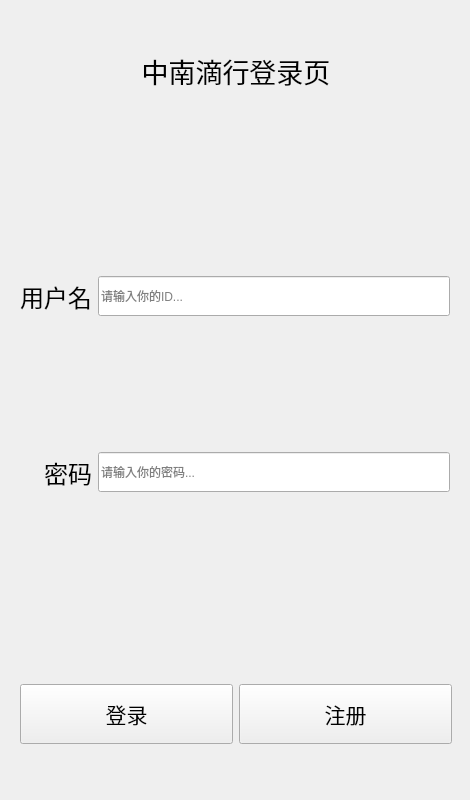
<?xml version="1.0" encoding="UTF-8"?>
<ui version="4.0">
 <class>LoginView</class>
 <widget class="QWidget" name="LoginView">
  <property name="geometry">
   <rect>
    <x>0</x>
    <y>0</y>
    <width>470</width>
    <height>800</height>
   </rect>
  </property>
  <property name="minimumSize">
   <size>
    <width>470</width>
    <height>800</height>
   </size>
  </property>
  <property name="maximumSize">
   <size>
    <width>470</width>
    <height>800</height>
   </size>
  </property>
  <property name="windowTitle">
   <string>登录</string>
  </property>
  <property name="windowIcon">
   <iconset>
    <normaloff>:/assets/1234.jpg</normaloff>:/assets/1234.jpg</iconset>
  </property>
  <property name="toolTip">
   <string>这是登录窗口</string>
  </property>
  <layout class="QGridLayout" name="gridLayout_2">
   <item row="0" column="0">
    <widget class="QLabel" name="label">
     <property name="minimumSize">
      <size>
       <width>450</width>
       <height>120</height>
      </size>
     </property>
     <property name="maximumSize">
      <size>
       <width>450</width>
       <height>120</height>
      </size>
     </property>
     <property name="font">
      <font>
       <family>Arial</family>
       <pointsize>20</pointsize>
      </font>
     </property>
     <property name="text">
      <string>中南滴行登录页</string>
     </property>
     <property name="alignment">
      <set>Qt::AlignCenter</set>
     </property>
    </widget>
   </item>
   <item row="1" column="0">
    <widget class="QWidget" name="widget_2" native="true">
     <property name="enabled">
      <bool>true</bool>
     </property>
     <layout class="QGridLayout" name="gridLayout_3">
      <item row="2" column="0">
       <widget class="QLabel" name="label_3">
        <property name="font">
         <font>
          <family>Arial</family>
          <pointsize>18</pointsize>
         </font>
        </property>
        <property name="text">
         <string>密码</string>
        </property>
        <property name="alignment">
         <set>Qt::AlignRight|Qt::AlignTrailing|Qt::AlignVCenter</set>
        </property>
       </widget>
      </item>
      <item row="0" column="0">
       <widget class="QLabel" name="label_2">
        <property name="font">
         <font>
          <family>Arial</family>
          <pointsize>18</pointsize>
         </font>
        </property>
        <property name="text">
         <string>用户名</string>
        </property>
       </widget>
      </item>
      <item row="0" column="2">
       <widget class="QLineEdit" name="le_username">
        <property name="minimumSize">
         <size>
          <width>0</width>
          <height>40</height>
         </size>
        </property>
        <property name="placeholderText">
         <string>请输入你的ID...</string>
        </property>
       </widget>
      </item>
      <item row="2" column="2">
       <widget class="QLineEdit" name="le_password">
        <property name="minimumSize">
         <size>
          <width>0</width>
          <height>40</height>
         </size>
        </property>
        <property name="echoMode">
         <enum>QLineEdit::Password</enum>
        </property>
        <property name="placeholderText">
         <string>请输入你的密码...</string>
        </property>
       </widget>
      </item>
     </layout>
    </widget>
   </item>
   <item row="2" column="0">
    <widget class="QWidget" name="widget" native="true">
     <property name="minimumSize">
      <size>
       <width>450</width>
       <height>150</height>
      </size>
     </property>
     <property name="maximumSize">
      <size>
       <width>450</width>
       <height>150</height>
      </size>
     </property>
     <layout class="QGridLayout" name="gridLayout">
      <item row="0" column="0">
       <widget class="QPushButton" name="btn_login">
        <property name="minimumSize">
         <size>
          <width>0</width>
          <height>60</height>
         </size>
        </property>
        <property name="maximumSize">
         <size>
          <width>16777215</width>
          <height>60</height>
         </size>
        </property>
        <property name="font">
         <font>
          <family>Arial</family>
          <pointsize>16</pointsize>
         </font>
        </property>
        <property name="text">
         <string>登录</string>
        </property>
       </widget>
      </item>
      <item row="0" column="1">
       <widget class="QPushButton" name="btn_register">
        <property name="minimumSize">
         <size>
          <width>0</width>
          <height>60</height>
         </size>
        </property>
        <property name="font">
         <font>
          <family>Arial</family>
          <pointsize>16</pointsize>
         </font>
        </property>
        <property name="text">
         <string>注册</string>
        </property>
       </widget>
      </item>
     </layout>
    </widget>
   </item>
  </layout>
  <zorder>widget</zorder>
  <zorder>label</zorder>
  <zorder>widget_2</zorder>
 </widget>
 <tabstops>
  <tabstop>le_password</tabstop>
  <tabstop>btn_register</tabstop>
  <tabstop>le_username</tabstop>
 </tabstops>
 <resources/>
 <connections/>
</ui>
